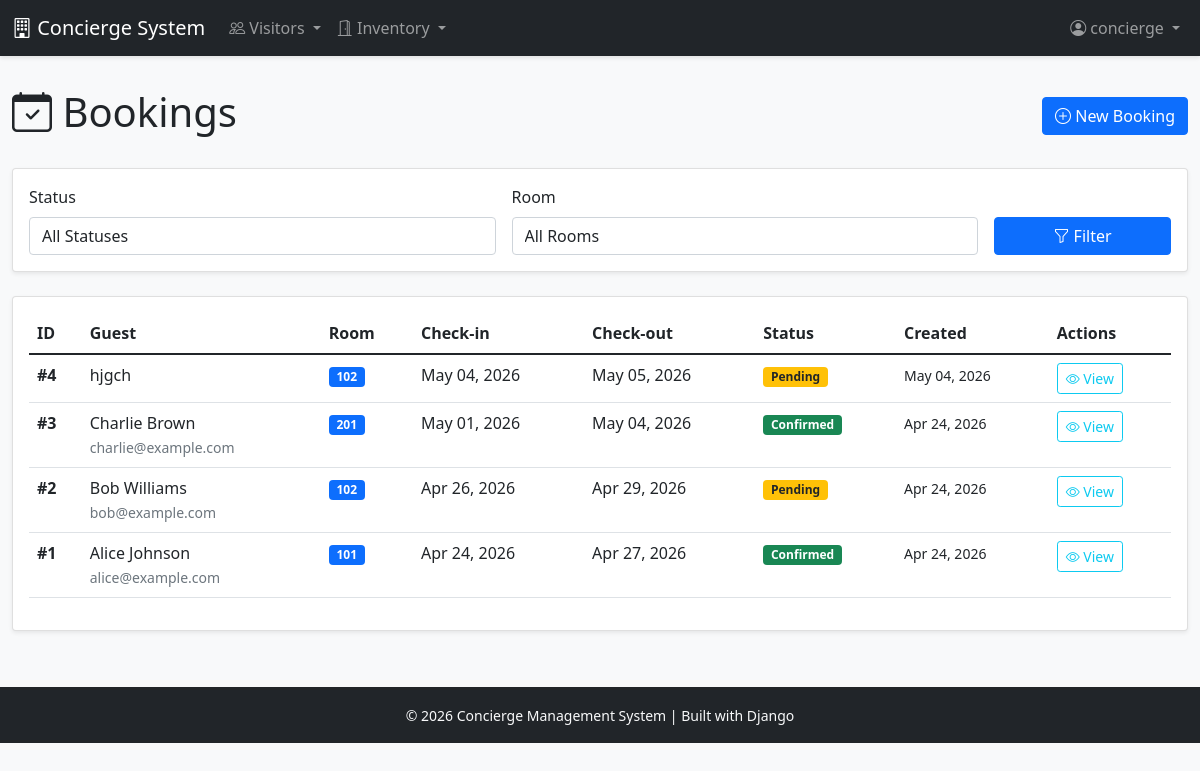
Page /inventory/bookings/ (signed in) on the committed database.
### users/models.py (models this page shows, shortened)
class User(AbstractUser):
    ROLE_CHOICES = [
        ('CONCIERGE', 'Concierge'),
        ('ADMIN', 'Administrator'),
    ]
    role = models.CharField(
        max_length=20,
        choices=ROLE_CHOICES,
        default='CONCIERGE',
        help_text='User role determines access permissions'
    )
    class Meta:
        db_table = 'users'
        verbose_name = 'User'
        verbose_name_plural = 'Users'

### inventory/models.py (models this page shows, shortened)
class Booking(models.Model):
    STATUS_CHOICES = [
        ('PENDING', 'Pending'),
        ('CONFIRMED', 'Confirmed'),
        ('CANCELLED', 'Cancelled'),
        ('COMPLETED', 'Completed'),
    ]
    room = models.ForeignKey(
        Room,
        on_delete=models.PROTECT,
        related_name='bookings'
    )
    guest_name = models.CharField(max_length=255)
    guest_email = models.EmailField(blank=True)
    guest_phone = models.CharField(max_length=20, blank=True)
    check_in_date = models.DateField()
    check_out_date = models.DateField()
    status = models.CharField(
        max_length=20,
        choices=STATUS_CHOICES,
        default='PENDING'
    )
    created_by = models.ForeignKey(
        settings.AUTH_USER_MODEL,
        on_delete=models.SET_NULL,
        null=True,
        related_name='created_bookings'
    )
    created_at = models.DateTimeField(auto_now_add=True)
    updated_at = models.DateTimeField(auto_now=True)
    class Meta:
        db_table = 'bookings'
        ordering = ['-created_at']
        indexes = [
            models.Index(fields=['check_in_date', 'check_out_date']),
            models.Index(fields=['status']),
        ]

class Room(models.Model):
    STATUS_CHOICES = [
        ('AVAILABLE', 'Available'),
        ('OCCUPIED', 'Occupied'),
        ('MAINTENANCE', 'Maintenance'),
    ]
    room_number = models.CharField(
        max_length=10,
        unique=True,
        help_text='Unique room identifier'
    )
    capacity = models.PositiveIntegerField(
        validators=[MinValueValidator(1)],
        help_text='Maximum number of guests'
    )
    status = models.CharField(
        max_length=20,
        choices=STATUS_CHOICES,
        default='AVAILABLE'
    )
    description = models.TextField(blank=True)
    created_at = models.DateTimeField(auto_now_add=True)
    updated_at = models.DateTimeField(auto_now=True)
    class Meta:
        db_table = 'rooms'
        ordering = ['room_number']
        indexes = [
            models.Index(fields=['status']),
        ]

### inventory/views.py (the view)
# urls.py: path('bookings/', views.BookingListView.as_view(), name='booking_list'),
class BookingListView(LoginRequiredMixin, ListView):
    model = Booking
    template_name = 'inventory/booking_list.html'
    context_object_name = 'bookings'
    paginate_by = 20
    def get_queryset(self):
        queryset = super().get_queryset().select_related('room', 'created_by')
        status = self.request.GET.get('status')
        room_id = self.request.GET.get('room')
        if status:
            queryset = queryset.filter(status=status)
        if room_id:
            queryset = queryset.filter(room_id=room_id)
        return queryset.order_by('-created_at')
    def get_context_data(self, **kwargs):
        context = super().get_context_data(**kwargs)
        context['status_choices'] = Booking.STATUS_CHOICES
        context['rooms'] = Room.objects.all().order_by('room_number')
        context['current_status'] = self.request.GET.get('status', '')
        context['current_room'] = self.request.GET.get('room', '')
        return context

### templates/inventory/booking_list.html (shortened to what this page needs)
{% extends 'base.html' %}
{% block content %}
<div class="row mb-4">
    <div class="col-12">
        <div class="d-flex justify-content-between align-items-center">
            <h1><i class="bi bi-calendar-check"></i> Bookings</h1>
            <a href="{% url 'inventory:booking_create' %}" class="btn btn-primary">
                <i class="bi bi-plus-circle"></i> New Booking
            </a>
        </div>
    </div>
</div>
<div class="card mb-4">
    <div class="card-body">
        <form method="get" class="row g-3">
            <div class="col-md-5">
                <label class="form-label">Status</label>
                <select name="status" class="form-control">
                    <option value="">All Statuses</option>
                </select>
            </div>
            <div class="col-md-5">
                <label class="form-label">Room</label>
                <select name="room" class="form-control">
                    <option value="">All Rooms</option>
                </select>
            </div>
            <div class="col-md-2 d-flex align-items-end">
                <button type="submit" class="btn btn-primary w-100">
                    <i class="bi bi-funnel"></i> Filter
                </button>
            </div>
        </form>
    </div>
</div>
<div class="card">
    <div class="card-body">
        {% if bookings %}
        <div class="table-responsive">
            <table class="table table-hover">
                <thead>
                    <tr>
                        <th>ID</th>
                        <th>Guest</th>
                        <th>Room</th>
                        <th>Check-in</th>
                        <th>Check-out</th>
                        <th>Status</th>
                        <th>Created</th>
                        <th>Actions</th>
                    </tr>
                </thead>
                <tbody>
                    {% for booking in bookings %}
                    <tr>
                        <td><strong>#{{ booking.id }}</strong></td>
                        <td>
                            {{ booking.guest_name }}
                            {% if booking.guest_email %}
                                <br><small class="text-muted">{{ booking.guest_email }}</small>
                            {% endif %}
                        </td>
                        <td>
                            <span class="badge bg-primary">{{ booking.room.room_number }}</span>
                        </td>
                        <td>{{ booking.check_in_date|date:"M d, Y" }}</td>
                        <td>{{ booking.check_out_date|date:"M d, Y" }}</td>
                        <td>
                            {% if booking.status == 'PENDING' %}
                                <span class="badge bg-warning text-dark">{{ booking.get_status_display }}</span>
                            {% elif booking.status == 'CONFIRMED' %}
                                <span class="badge bg-success">{{ booking.get_status_display }}</span>
                            {% elif booking.status == 'CANCELLED' %}
                                <span class="badge bg-danger">{{ booking.get_status_display }}</span>
                            {% else %}
                                <span class="badge bg-secondary">{{ booking.get_status_display }}</span>
                            {% endif %}
                        </td>
                        <td><small>{{ booking.created_at|date:"M d, Y" }}</small></td>
                        <td>
                            <a href="{% url 'inventory:booking_detail' booking.id %}" class="btn btn-sm btn-outline-info">
                                <i class="bi bi-eye"></i> View
                            </a>
                        </td>
                    </tr>
                    {% endfor %}
                </tbody>
            </table>
        </div>
        {% endif %}
    </div>
</div>
{% endblock %}

### templates/base.html (shortened to what this page needs)
<!DOCTYPE html>
<html lang="en">
<head>
    <link href="https://cdn.jsdelivr.net/npm/bootstrap@5.1.3/dist/css/bootstrap.min.css" rel="stylesheet">
    <link rel="stylesheet" href="https://cdn.jsdelivr.net/npm/bootstrap-icons@1.7.2/font/bootstrap-icons.css">
</head>
<body>
    <nav class="navbar navbar-expand-lg navbar-dark bg-dark">
        <div class="container-fluid">
            <a class="navbar-brand" href="{% url 'visitor:active_visits' %}">
                <i class="bi bi-building"></i> Concierge System
            </a>
            {% if user.is_authenticated %}
            <div class="collapse navbar-collapse" id="navbarNav">
                <ul class="navbar-nav me-auto">
                    <li class="nav-item dropdown">
                        <a class="nav-link dropdown-toggle" href="#" id="visitorDropdown" role="button" data-bs-toggle="dropdown">
                            <i class="bi bi-people"></i> Visitors
                        </a>
                    </li>
                    <li class="nav-item dropdown">
                        <a class="nav-link dropdown-toggle" href="#" id="inventoryDropdown" role="button" data-bs-toggle="dropdown">
                            <i class="bi bi-door-open"></i> Inventory
                        </a>
                    </li>
                </ul>
                <ul class="navbar-nav">
                    <li class="nav-item dropdown">
                        <a class="nav-link dropdown-toggle" href="#" id="userDropdown" role="button" data-bs-toggle="dropdown">
                            <i class="bi bi-person-circle"></i> {{ user.username }}
                        </a>
                    </li>
                </ul>
            </div>
            {% endif %}
        </div>
    </nav>
    <div class="container-fluid main-content">
        {% block content %}{% endblock %}
    </div>
    <footer class="bg-dark text-light py-3 mt-auto">
        <div class="container-fluid text-center">
            <small>&copy; 2026 Concierge Management System | Built with Django</small>
        </div>
    </footer>
</body>
</html>

### templates/base.html (style rules this page uses)
body { min-height: 100vh; background-color: #f8f9fa; }
.navbar { box-shadow: 0 2px 4px rgba(0,0,0,.1); }
.main-content { padding-top: 2rem; padding-bottom: 2rem; }
.card { box-shadow: 0 0.125rem 0.25rem rgba(0,0,0,0.075); margin-bottom: 1.5rem; }
.table-hover tbody tr { cursor: pointer; }

### rows in the picture
User: username "concierge"
Booking: id "4", guest_name "hjgch", room.room_number "102", check_in_date "May 04, 2026", check_out_date "May 05, 2026", status "Pending", created_at "May 04, 2026"
Booking: id "3", guest_name "Charlie Brown", guest_email "charlie@example.com", room.room_number "201", check_in_date "May 01, 2026", check_out_date "May 04, 2026", status "Confirmed", created_at "Apr 24, 2026"
Booking: id "2", guest_name "Bob Williams", guest_email "bob@example.com", room.room_number "102", check_in_date "Apr 26, 2026", check_out_date "Apr 29, 2026", status "Pending", created_at "Apr 24, 2026"
Booking: id "1", guest_name "Alice Johnson", guest_email "alice@example.com", room.room_number "101", check_in_date "Apr 24, 2026", check_out_date "Apr 27, 2026", status "Confirmed", created_at "Apr 24, 2026"
